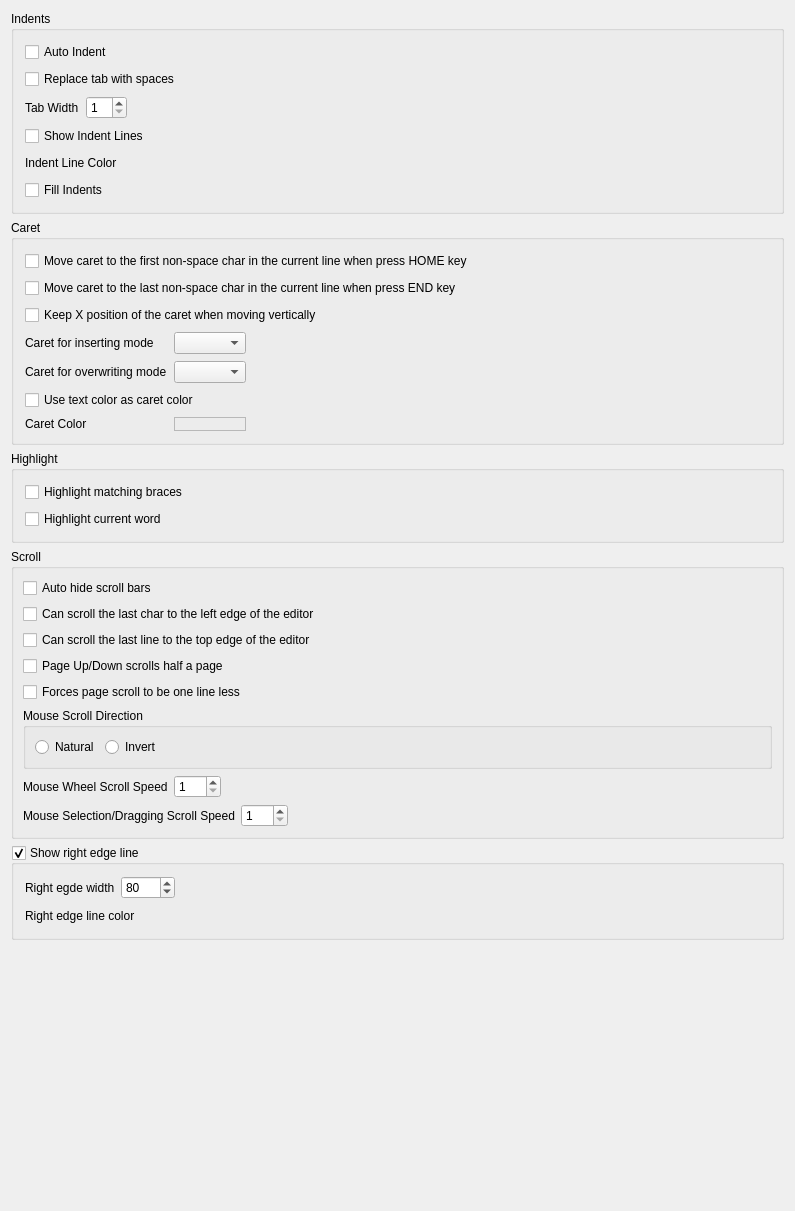
<?xml version="1.0" encoding="UTF-8"?>
<ui version="4.0">
 <class>editorgeneralwidget</class>
 <widget class="QWidget" name="editorgeneralwidget">
  <property name="geometry">
   <rect>
    <x>0</x>
    <y>0</y>
    <width>795</width>
    <height>1211</height>
   </rect>
  </property>
  <property name="windowTitle">
   <string>Form</string>
  </property>
  <layout class="QVBoxLayout" name="verticalLayout_2">
   <item>
    <widget class="QGroupBox" name="grpIndents">
     <property name="title">
      <string>Indents</string>
     </property>
     <layout class="QVBoxLayout" name="verticalLayout">
      <property name="spacing">
       <number>7</number>
      </property>
      <property name="leftMargin">
       <number>11</number>
      </property>
      <property name="topMargin">
       <number>11</number>
      </property>
      <property name="rightMargin">
       <number>11</number>
      </property>
      <property name="bottomMargin">
       <number>11</number>
      </property>
      <item>
       <widget class="QCheckBox" name="chkAutoIndent">
        <property name="text">
         <string>Auto Indent</string>
        </property>
       </widget>
      </item>
      <item>
       <widget class="QCheckBox" name="chkTabToSpaces">
        <property name="text">
         <string>Replace tab with spaces</string>
        </property>
       </widget>
      </item>
      <item>
       <widget class="QWidget" name="widget_2" native="true">
        <layout class="QHBoxLayout" name="horizontalLayout">
         <property name="spacing">
          <number>7</number>
         </property>
         <property name="leftMargin">
          <number>0</number>
         </property>
         <property name="topMargin">
          <number>0</number>
         </property>
         <property name="rightMargin">
          <number>0</number>
         </property>
         <property name="bottomMargin">
          <number>0</number>
         </property>
         <item>
          <widget class="QLabel" name="lbCaretColor_2">
           <property name="text">
            <string>Tab Width</string>
           </property>
          </widget>
         </item>
         <item>
          <widget class="QSpinBox" name="spTabWidth">
           <property name="minimum">
            <number>1</number>
           </property>
           <property name="maximum">
            <number>16</number>
           </property>
          </widget>
         </item>
         <item>
          <spacer name="horizontalSpacer_2">
           <property name="orientation">
            <enum>Qt::Horizontal</enum>
           </property>
           <property name="sizeHint" stdset="0">
            <size>
             <width>40</width>
             <height>20</height>
            </size>
           </property>
          </spacer>
         </item>
        </layout>
       </widget>
      </item>
      <item>
       <widget class="QCheckBox" name="chkShowIndentLines">
        <property name="text">
         <string>Show Indent Lines</string>
        </property>
       </widget>
      </item>
      <item>
       <widget class="QWidget" name="widget_3" native="true">
        <layout class="QHBoxLayout" name="horizontalLayout_5">
         <property name="leftMargin">
          <number>0</number>
         </property>
         <property name="topMargin">
          <number>0</number>
         </property>
         <property name="rightMargin">
          <number>0</number>
         </property>
         <property name="bottomMargin">
          <number>0</number>
         </property>
         <item>
          <widget class="QLabel" name="lbIndentLineColor">
           <property name="text">
            <string>Indent Line Color</string>
           </property>
          </widget>
         </item>
         <item>
          <widget class="ColorEdit" name="colorIndentLine">
           <property name="frameShape">
            <enum>QFrame::StyledPanel</enum>
           </property>
           <property name="frameShadow">
            <enum>QFrame::Raised</enum>
           </property>
          </widget>
         </item>
         <item>
          <spacer name="horizontalSpacer_4">
           <property name="orientation">
            <enum>Qt::Horizontal</enum>
           </property>
           <property name="sizeHint" stdset="0">
            <size>
             <width>40</width>
             <height>20</height>
            </size>
           </property>
          </spacer>
         </item>
        </layout>
       </widget>
      </item>
      <item>
       <widget class="QCheckBox" name="chkFillIndents">
        <property name="text">
         <string>Fill Indents</string>
        </property>
       </widget>
      </item>
     </layout>
    </widget>
   </item>
   <item>
    <widget class="QGroupBox" name="grpCarets">
     <property name="title">
      <string>Caret</string>
     </property>
     <layout class="QVBoxLayout" name="verticalLayout_3">
      <property name="spacing">
       <number>7</number>
      </property>
      <property name="leftMargin">
       <number>11</number>
      </property>
      <property name="topMargin">
       <number>11</number>
      </property>
      <property name="rightMargin">
       <number>11</number>
      </property>
      <property name="bottomMargin">
       <number>11</number>
      </property>
      <item>
       <widget class="QCheckBox" name="chkEnhanceHome">
        <property name="text">
         <string>Move caret to the first non-space char in the current line when press HOME key</string>
        </property>
       </widget>
      </item>
      <item>
       <widget class="QCheckBox" name="chkEnhanceEndKey">
        <property name="text">
         <string>Move caret to the last non-space char in the current line when press END key</string>
        </property>
       </widget>
      </item>
      <item>
       <widget class="QCheckBox" name="chkKeepCaretX">
        <property name="text">
         <string>Keep X position of the caret when moving vertically</string>
        </property>
       </widget>
      </item>
      <item>
       <widget class="QWidget" name="widget" native="true">
        <layout class="QGridLayout" name="gridLayout_2">
         <property name="leftMargin">
          <number>0</number>
         </property>
         <property name="topMargin">
          <number>0</number>
         </property>
         <property name="rightMargin">
          <number>0</number>
         </property>
         <property name="bottomMargin">
          <number>0</number>
         </property>
         <property name="spacing">
          <number>7</number>
         </property>
         <item row="1" column="0">
          <widget class="QLabel" name="lbCaretForOverwrite">
           <property name="text">
            <string>Caret for overwriting mode</string>
           </property>
          </widget>
         </item>
         <item row="4" column="1">
          <widget class="ColorEdit" name="colorCaret">
           <property name="frameShape">
            <enum>QFrame::StyledPanel</enum>
           </property>
           <property name="frameShadow">
            <enum>QFrame::Raised</enum>
           </property>
          </widget>
         </item>
         <item row="4" column="0">
          <widget class="QLabel" name="lbCaretColor">
           <property name="text">
            <string>Caret Color</string>
           </property>
          </widget>
         </item>
         <item row="1" column="1">
          <widget class="QComboBox" name="cbCaretForOverwrite"/>
         </item>
         <item row="0" column="0">
          <widget class="QLabel" name="lbCaretForInsert">
           <property name="text">
            <string>Caret for inserting mode</string>
           </property>
          </widget>
         </item>
         <item row="0" column="1">
          <widget class="QComboBox" name="cbCaretForInsert"/>
         </item>
         <item row="0" column="2">
          <spacer name="horizontalSpacer">
           <property name="orientation">
            <enum>Qt::Horizontal</enum>
           </property>
           <property name="sizeHint" stdset="0">
            <size>
             <width>40</width>
             <height>20</height>
            </size>
           </property>
          </spacer>
         </item>
         <item row="2" column="0" colspan="3">
          <widget class="QCheckBox" name="chkCaretUseTextColor">
           <property name="text">
            <string>Use text color as caret color</string>
           </property>
          </widget>
         </item>
        </layout>
       </widget>
      </item>
     </layout>
    </widget>
   </item>
   <item>
    <widget class="QGroupBox" name="groupBox_2">
     <property name="title">
      <string>Highlight</string>
     </property>
     <layout class="QVBoxLayout" name="verticalLayout_6">
      <property name="spacing">
       <number>7</number>
      </property>
      <property name="leftMargin">
       <number>11</number>
      </property>
      <property name="topMargin">
       <number>11</number>
      </property>
      <property name="rightMargin">
       <number>11</number>
      </property>
      <property name="bottomMargin">
       <number>11</number>
      </property>
      <item>
       <widget class="QCheckBox" name="chkHighlightMatchingBraces">
        <property name="text">
         <string>Highlight matching braces</string>
        </property>
       </widget>
      </item>
      <item>
       <widget class="QCheckBox" name="chkHighlightCurrentWord">
        <property name="text">
         <string>Highlight current word</string>
        </property>
       </widget>
      </item>
     </layout>
    </widget>
   </item>
   <item>
    <widget class="QGroupBox" name="groupBox">
     <property name="title">
      <string>Scroll</string>
     </property>
     <layout class="QVBoxLayout" name="verticalLayout_4">
      <item>
       <widget class="QCheckBox" name="chkAutoHideScrollBars">
        <property name="text">
         <string>Auto hide scroll bars</string>
        </property>
       </widget>
      </item>
      <item>
       <widget class="QCheckBox" name="chkScrollPastEOL">
        <property name="text">
         <string>Can scroll the last char to the left edge of the editor</string>
        </property>
       </widget>
      </item>
      <item>
       <widget class="QCheckBox" name="chkScrollPastEOF">
        <property name="text">
         <string>Can scroll the last line to the top edge of the editor</string>
        </property>
       </widget>
      </item>
      <item>
       <widget class="QCheckBox" name="chkScrollHalfPage">
        <property name="text">
         <string>Page Up/Down scrolls half a page</string>
        </property>
       </widget>
      </item>
      <item>
       <widget class="QCheckBox" name="chkScrollByOneLess">
        <property name="text">
         <string>Forces page scroll to be one line less</string>
        </property>
       </widget>
      </item>
      <item>
       <widget class="QGroupBox" name="groupBox_3">
        <property name="title">
         <string>Mouse Scroll Direction</string>
        </property>
        <layout class="QHBoxLayout" name="horizontalLayout_7">
         <item>
          <widget class="QRadioButton" name="rbNaturalScroll">
           <property name="text">
            <string>Natural</string>
           </property>
          </widget>
         </item>
         <item>
          <widget class="QRadioButton" name="rbInvertScroll">
           <property name="text">
            <string>Invert</string>
           </property>
          </widget>
         </item>
         <item>
          <spacer name="horizontalSpacer_8">
           <property name="orientation">
            <enum>Qt::Horizontal</enum>
           </property>
           <property name="sizeHint" stdset="0">
            <size>
             <width>40</width>
             <height>20</height>
            </size>
           </property>
          </spacer>
         </item>
        </layout>
       </widget>
      </item>
      <item>
       <widget class="QWidget" name="widget_6" native="true">
        <layout class="QHBoxLayout" name="horizontalLayout_3">
         <property name="leftMargin">
          <number>0</number>
         </property>
         <property name="topMargin">
          <number>0</number>
         </property>
         <property name="rightMargin">
          <number>0</number>
         </property>
         <property name="bottomMargin">
          <number>0</number>
         </property>
         <item>
          <widget class="QLabel" name="label">
           <property name="text">
            <string>Mouse Wheel Scroll Speed</string>
           </property>
          </widget>
         </item>
         <item>
          <widget class="QSpinBox" name="spinMouseWheelScrollSpeed">
           <property name="minimum">
            <number>1</number>
           </property>
           <property name="maximum">
            <number>100</number>
           </property>
          </widget>
         </item>
         <item>
          <spacer name="horizontalSpacer_6">
           <property name="orientation">
            <enum>Qt::Horizontal</enum>
           </property>
           <property name="sizeHint" stdset="0">
            <size>
             <width>40</width>
             <height>20</height>
            </size>
           </property>
          </spacer>
         </item>
        </layout>
       </widget>
      </item>
      <item>
       <widget class="QWidget" name="widget_7" native="true">
        <layout class="QHBoxLayout" name="horizontalLayout_4">
         <property name="leftMargin">
          <number>0</number>
         </property>
         <property name="topMargin">
          <number>0</number>
         </property>
         <property name="rightMargin">
          <number>0</number>
         </property>
         <property name="bottomMargin">
          <number>0</number>
         </property>
         <item>
          <widget class="QLabel" name="label_2">
           <property name="text">
            <string>Mouse Selection/Dragging Scroll Speed</string>
           </property>
          </widget>
         </item>
         <item>
          <widget class="QSpinBox" name="spinMouseSelectionScrollSpeed">
           <property name="minimum">
            <number>1</number>
           </property>
           <property name="maximum">
            <number>100</number>
           </property>
          </widget>
         </item>
         <item>
          <spacer name="horizontalSpacer_7">
           <property name="orientation">
            <enum>Qt::Horizontal</enum>
           </property>
           <property name="sizeHint" stdset="0">
            <size>
             <width>40</width>
             <height>20</height>
            </size>
           </property>
          </spacer>
         </item>
        </layout>
       </widget>
      </item>
     </layout>
    </widget>
   </item>
   <item>
    <widget class="QGroupBox" name="grpRightEdge">
     <property name="title">
      <string>Show right edge line</string>
     </property>
     <property name="checkable">
      <bool>true</bool>
     </property>
     <layout class="QVBoxLayout" name="verticalLayout_5">
      <property name="spacing">
       <number>7</number>
      </property>
      <property name="leftMargin">
       <number>11</number>
      </property>
      <property name="topMargin">
       <number>11</number>
      </property>
      <property name="rightMargin">
       <number>11</number>
      </property>
      <property name="bottomMargin">
       <number>11</number>
      </property>
      <item>
       <widget class="QWidget" name="widget_4" native="true">
        <layout class="QHBoxLayout" name="horizontalLayout_2">
         <property name="leftMargin">
          <number>0</number>
         </property>
         <property name="topMargin">
          <number>0</number>
         </property>
         <property name="rightMargin">
          <number>0</number>
         </property>
         <property name="bottomMargin">
          <number>0</number>
         </property>
         <item>
          <widget class="QLabel" name="lbCaretColor_3">
           <property name="text">
            <string>Right egde width</string>
           </property>
          </widget>
         </item>
         <item>
          <widget class="QSpinBox" name="spRightEdge">
           <property name="minimum">
            <number>1</number>
           </property>
           <property name="maximum">
            <number>1000</number>
           </property>
           <property name="value">
            <number>80</number>
           </property>
          </widget>
         </item>
         <item>
          <spacer name="horizontalSpacer_3">
           <property name="orientation">
            <enum>Qt::Horizontal</enum>
           </property>
           <property name="sizeHint" stdset="0">
            <size>
             <width>40</width>
             <height>20</height>
            </size>
           </property>
          </spacer>
         </item>
        </layout>
       </widget>
      </item>
      <item>
       <widget class="QWidget" name="widget_5" native="true">
        <layout class="QHBoxLayout" name="horizontalLayout_6">
         <property name="leftMargin">
          <number>0</number>
         </property>
         <property name="topMargin">
          <number>0</number>
         </property>
         <property name="rightMargin">
          <number>0</number>
         </property>
         <property name="bottomMargin">
          <number>0</number>
         </property>
         <item>
          <widget class="QLabel" name="lbCaretColor_5">
           <property name="text">
            <string>Right edge line color</string>
           </property>
          </widget>
         </item>
         <item>
          <widget class="ColorEdit" name="colorRightEdgeLine">
           <property name="frameShape">
            <enum>QFrame::StyledPanel</enum>
           </property>
           <property name="frameShadow">
            <enum>QFrame::Raised</enum>
           </property>
          </widget>
         </item>
         <item>
          <spacer name="horizontalSpacer_5">
           <property name="orientation">
            <enum>Qt::Horizontal</enum>
           </property>
           <property name="sizeHint" stdset="0">
            <size>
             <width>40</width>
             <height>20</height>
            </size>
           </property>
          </spacer>
         </item>
        </layout>
       </widget>
      </item>
     </layout>
    </widget>
   </item>
   <item>
    <spacer name="verticalSpacer">
     <property name="orientation">
      <enum>Qt::Vertical</enum>
     </property>
     <property name="sizeHint" stdset="0">
      <size>
       <width>20</width>
       <height>40</height>
      </size>
     </property>
    </spacer>
   </item>
  </layout>
 </widget>
 <customwidgets>
  <customwidget>
   <class>ColorEdit</class>
   <extends>QFrame</extends>
   <header location="global">widgets/coloredit.h</header>
   <container>1</container>
  </customwidget>
 </customwidgets>
 <resources/>
 <connections/>
</ui>
